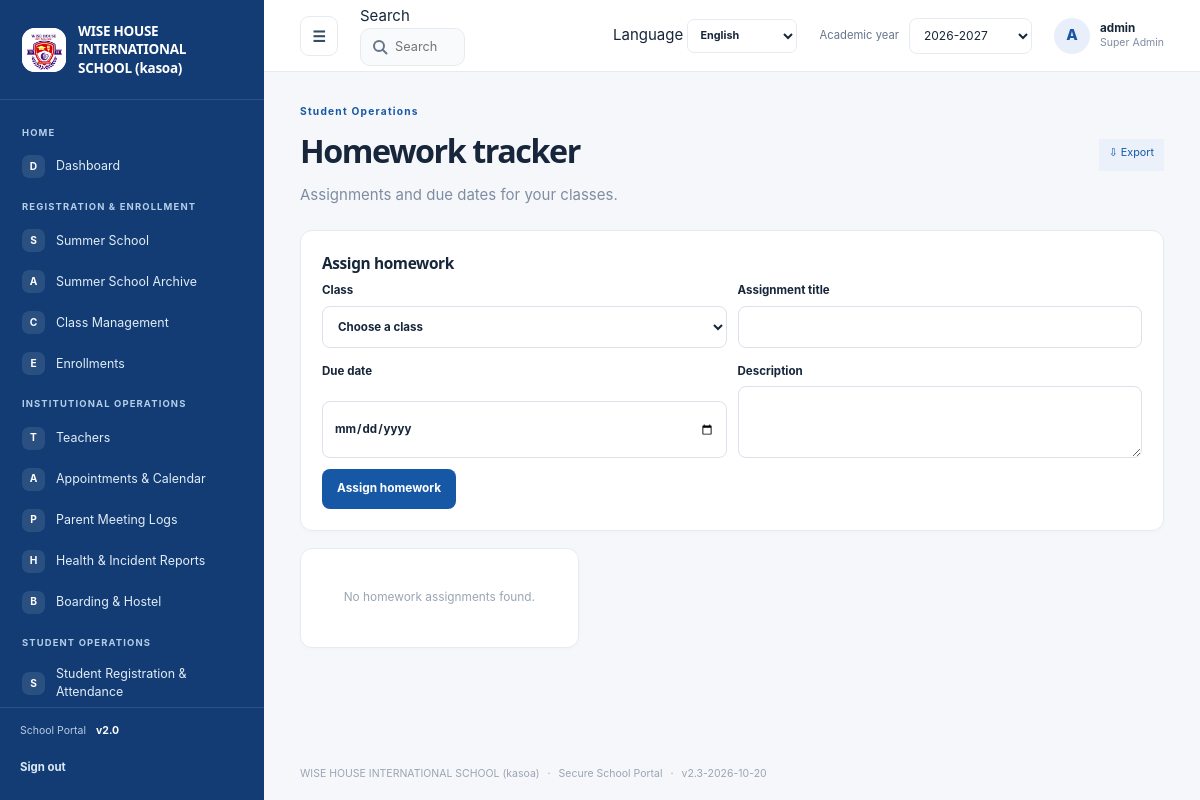
The page /homework (signed in) on the database its author committed.
### tables this page shows
CREATE TABLE settings (
    key TEXT PRIMARY KEY,
    value TEXT NOT NULL
);

CREATE TABLE navigation_items (
    id INTEGER PRIMARY KEY AUTOINCREMENT,
    category TEXT NOT NULL,
    title TEXT NOT NULL,
    icon TEXT NOT NULL DEFAULT 'circle',
    url_endpoint TEXT NOT NULL,
    route_arg TEXT NOT NULL DEFAULT '',
    is_active INTEGER NOT NULL DEFAULT 1 CHECK (is_active IN (0, 1)),
    display_order INTEGER NOT NULL DEFAULT 0
);

CREATE TABLE users (
    id INTEGER PRIMARY KEY AUTOINCREMENT,
    username TEXT NOT NULL UNIQUE,
    password_hash TEXT NOT NULL,
    role TEXT NOT NULL DEFAULT 'manager'
      CHECK (role IN (
        'super_admin', 'admin', 'manager', 'teacher', 'student', 'parent',
        'health_officer', 'boarding_master'
      )),
    email TEXT UNIQUE,
    teacher_id INTEGER REFERENCES teachers(id) ON DELETE CASCADE,
    student_id INTEGER REFERENCES students(id) ON DELETE CASCADE,
    is_active INTEGER NOT NULL DEFAULT 1 CHECK (is_active IN (0, 1))
);

### school_system/views.py (the view, shortened to what this page needs)
@bp.route("/homework", methods=("GET", "POST"))
@roles_required(*STAFF_ROLES, "student", "parent")
def homework():
    _require_module("homework")
    db = get_db()
    user = _current_user()
    teacher = user["role"] == "teacher"
    editable = user["role"] in STAFF_ROLES
    editing_id = request.args.get("edit", type=int)
    editing = None
    query = (
        "SELECT h.id,h.title,h.description,h.due_date,c.name AS course_name FROM homework h "
        "JOIN courses c ON c.id=h.course_id"
    )
    courses_query = "SELECT id,name FROM courses ORDER BY name"
    if teacher:
        query += " WHERE c.id IN (SELECT course_id FROM course_teachers WHERE teacher_id=?)"
        params = (user["teacher_id"],)
        courses = db.execute(courses_query.replace(" ORDER BY", " WHERE id IN (SELECT course_id FROM course_teachers WHERE teacher_id=?) ORDER BY"), params).fetchall()
    else:
        params = ()
        courses = db.execute(courses_query).fetchall()
    records = db.execute(query + " ORDER BY h.due_date", params).fetchall()
    return render_template(
        "homework.html", records=records, editable=editable, courses=courses, editing=editing
    )

### school_system/auth.py (called while the page is built)
@bp.before_app_request
def load_logged_in_user():
    user_id = session.get("user_id")
    if user_id is None:
        session.pop("username", None)
        session.pop("role", None)
        return
    user = get_db().execute(
        "SELECT id, username, role, is_active FROM users WHERE id = ?", (user_id,)
    ).fetchone()
    if user is None or not user["is_active"]:
        session.clear()
    else:
        session["username"] = user["username"]
        session["role"] = user["role"]

def login_required(view):
    @functools.wraps(view)
    def wrapped_view(**kwargs):
        if session.get("user_id") is None:
            return redirect(url_for("auth.login"))
        return view(**kwargs)
    return wrapped_view

def roles_required(*roles):
    def decorator(view):
        @functools.wraps(view)
        @login_required
        def wrapped_view(**kwargs):
            if session.get("role") not in roles:
                abort(403)
            return view(**kwargs)
        return wrapped_view
    return decorator

### school_system/db.py (called while the page is built)
def get_db():
    if "db" not in g:
        g.db = sqlite3.connect(current_app.config["DATABASE"])
        g.db.row_factory = sqlite3.Row
        g.db.execute("PRAGMA foreign_keys = ON")
    return g.db

### school_system/views.py (called while the page is built, shortened)
@bp.app_template_filter("translate")
def translate(text, language="en"):
    if language == "en" or not isinstance(text, str):
        return text

def _module_states(db=None):
    db = db or get_db()
    settings = {
        row["key"]: row["value"]
        for row in db.execute(
            "SELECT key,value FROM settings WHERE key LIKE 'module_%'"
        ).fetchall()
    }
    return {
        name: settings.get("module_" + name, "1" if enabled else "0") == "1"
        for name, enabled in MODULE_DEFAULTS.items()
    }

def _require_module(name):
    if not _module_states().get(name, False):
        abort(404)

def _current_user():
    return get_db().execute(
        "SELECT u.*, t.name AS teacher_name, t.profile_picture AS teacher_picture, "
        "s.name AS student_name, s.profile_picture AS student_picture "
        "FROM users u LEFT JOIN teachers t ON t.id=u.teacher_id "
        "LEFT JOIN students s ON s.id=u.student_id WHERE u.id = ?",
        (session["user_id"],),
    ).fetchone()

### school_system/templates/homework.html (shortened to what this page needs)
{% extends "base.html" %}
{% from "_export_menu.html" import export_menu with context %}
{% block content %}
  <section class="page-title-row"><div><span class="eyebrow">{{ 'Student Operations'|translate(language) }}</span><h1>{{ 'Homework tracker'|translate(language) }}</h1><p class="muted">{{ 'Assignments and due dates for your classes.'|translate(language) }}</p></div>{{ export_menu(url_for('views.export_homework')) }}</section>
  {% if editable %}<section class="portal-card homework-form-card"><h2>{{ ('Edit homework' if editing else 'Assign homework')|translate(language) }}</h2><form method="post" class="homework-form">
    <label>{{ 'Class'|translate(language) }}<select name="course_id" required><option value="">{{ 'Choose a class'|translate(language) }}</option></select></label>
    <label>{{ 'Assignment title'|translate(language) }}<input name="title" required maxlength="160" value="{{ editing.title if editing else '' }}"></label><label>{{ 'Due date'|translate(language) }}<input name="due_date" type="date" required value="{{ editing.due_date if editing else '' }}"></label><label>{{ 'Description'|translate(language) }}<textarea name="description" rows="3">{{ editing.description if editing else '' }}</textarea></label><button type="submit">{{ ('Save changes' if editing else 'Assign homework')|translate(language) }}</button>
  </form></section>{% endif %}
  <section class="homework-grid">{% for record in records %}<article class="portal-card homework-item"><div class="homework-course">{{ record.course_name }}</div><h2>{{ record.title }}</h2><p>{{ record.description or 'No additional instructions.'|translate(language) }}</p><div class="homework-due">{{ 'Due'|translate(language) }} {{ record.due_date }}</div>{% if editable %}<div class="homework-actions"><a href="{{ url_for('views.homework', edit=record.id) }}">{{ 'Edit'|translate(language) }}</a><form method="post" action="{{ url_for('views.delete_homework', homework_id=record.id) }}"><input type="hidden" name="csrf_token" value="{{ csrf_token() }}"><button class="danger-link" type="submit">{{ 'Delete'|translate(language) }}</button></form></div>{% endif %}</article>{% else %}<article class="portal-card card-empty"><p>{{ 'No homework assignments found.'|translate(language) }}</p></article>{% endfor %}</section>
{% endblock %}

### school_system/templates/base.html (shortened to what this page needs)
<!doctype html>
<html lang="{{ language or 'en' }}" dir="{{ 'rtl' if language in ('ar',) else 'ltr' }}">
  <head>
    <link rel="stylesheet" href="{{ url_for('static', filename='style.css') }}">
    <link rel="stylesheet" href="{{ url_for('static', filename='portal.css') }}">
  </head>
  <body class="{% block body_class %}portal-body{% endblock %}">
    {% if session.get('user_id') and not public_page|default(false) %}
      <div class="portal-shell" id="portal-shell">
        <aside class="sidebar" id="sidebar" style="background-color: {{ site_settings.sidebar_color }};">
          <a class="school-brand" href="{{ url_for('views.dashboard') }}">
            <span class="school-logo">
              {% if brand_settings.get('logo_filename') %}
                <img src="{{ url_for('views.uploaded_logo', filename=brand_settings.get('logo_filename')) }}" alt="{{ school_name }} logo">
              {% else %}<span class="logo-mark">W</span>{% endif %}
            </span>
            <span class="school-name">{{ school_name }}</span>
          </a>
          <div class="sidebar-scroll" data-scroll-keep="sidebar" data-scroll-global>
            {% set nav_state = namespace(category=None) %}
            {% for item in nav_items %}
              {% if item.category != nav_state.category %}
                {% if not loop.first %}</section>{% endif %}
                <section class="nav-group"><p class="nav-heading">{{ item.category }}</p>
                {% set nav_state.category = item.category %}
              {% endif %}
              <a class="nav-link {% if request.endpoint == item.url_endpoint and (not item.get('resource') or request.view_args.get('resource') == item.get('resource')) %}active{% endif %}"
                href="{{ url_for(item.url_endpoint, resource=item.resource) if item.get('resource') else url_for(item.url_endpoint, module=item.module) if item.get('module') else url_for(item.url_endpoint) }}">
                <span class="nav-icon" aria-hidden="true">{{ item.icon[:1]|upper }}</span><span>{{ item.title }}</span>
              </a>
            {% endfor %}
            {% if nav_items %}</section>{% endif %}
          </div>
          <div class="sidebar-footer">
            <span class="sidebar-version">School Portal <b>v2.0</b></span>
            <form action="{{ url_for('auth.logout') }}" method="post">
              <button class="sidebar-logout" type="submit">{{ 'Sign out'|translate(language) }}</button>
            </form>
          </div>
        </aside>
        <div class="portal-main">
          <header class="topbar">
            <button class="icon-button menu-toggle" id="menu-toggle" type="button" aria-label="Toggle navigation" aria-expanded="true">☰</button>
            {% include "_global_search.html" %}
            <form class="language-select" method="post" action="{{ url_for('views.change_language') }}">
              <label for="portal-language" class="sr-only">Language</label>
              <select id="portal-language" name="language" aria-label="Language" onchange="this.form.submit()">
                {% for code, label in languages.items() %}
                  <option value="{{ code }}" {% if language == code %}selected{% endif %}>{{ label }}</option>
                {% endfor %}
              </select>
            </form>
            <form class="year-select" method="get" action="{{ url_for('views.dashboard') }}">
              <label for="academic-year">{{ 'Academic year'|translate(language) }}</label>
              <select id="academic-year" name="year" onchange="this.form.submit()">
                {% set year = request.args.get('year', academic_year) %}
                {% for option in academic_year_options %}
                  <option value="{{ option }}" {% if year == option %}selected{% endif %}>{{ option }}</option>
                {% endfor %}
              </select>
            </form>
            <a class="profile-chip" href="{{ url_for('views.profile') }}" aria-label="User profile">
              <span class="avatar">{{ session.get('username', 'U')[:1]|upper }}</span>
              <span class="profile-copy"><b>{{ session.get('username') }}</b><small>{{ role_label }}</small></span>
            </a>
          </header>
          <main class="page-content">
            {% block content %}{% endblock %}
          </main>
          <footer class="page-footer">{{ school_name }} <span>·</span> Secure School Portal <span>·</span> v{{ app_version }}</footer>
        </div>
      </div>
    {% else %}
      {% for category, message in get_flashed_messages(with_categories=true) %}
        <p class="flash {{ category }} login-flash" role="status">{{ message|translate(language) }}</p>
      {% endfor %}
      {% block public_content %}{% endblock %}
    {% endif %}
  </body>
</html>

### school_system/templates/_export_menu.html (shortened to what this page needs)
{% macro export_menu(url, label=None) %}
  <details class="export-menu">
    <summary class="button-small secondary-button">⇩ {{ (label or 'Export')|translate(language) }}</summary>
  </details>
{% endmacro %}

### school_system/templates/_global_search.html (shortened to what this page needs)
<div class="global-search" role="search">
  <label for="global-search-input" class="sr-only">{{ 'Search'|translate(language) }}</label>
  <input id="global-search-input" type="search" autocomplete="off" maxlength="60"
    placeholder="{{ 'Search students, teachers, pages…'|translate(language) }}" aria-controls="gs-panel" aria-expanded="false">
</div>

### school_system/static/portal.css (style rules this page uses)
.sidebar-logout { width:100%;min-height:34px;justify-content:flex-start;margin-top:12px;padding:6px 0;background:transparent;color:#dce9f7;font-size:.76rem }
.language-select select { min-height:34px;padding:5px 8px;border:1px solid var(--line);border-radius:7px;background:#fff;color:var(--ink);font-size:.72rem;font-weight:700 }
.secondary-button { min-height:32px;padding:6px 10px;background:#eaf1fa;color:var(--primary);font-size:.72rem }

### school_system/templates/_global_search.html (style rules this page uses)
.global-search { position:relative;flex:1;min-width:0;max-width:460px }
.global-search input { width:100%;min-height:38px;padding:7px 12px 7px 34px;border:1px solid var(--line,#e4e7ec);border-radius:10px;font:inherit;font-size:.85rem;color:var(--ink,#101828) }

### school_system/templates/_export_menu.html (style rules this page uses)
.export-menu { position:relative;display:inline-block }
.export-menu summary { list-style:none;cursor:pointer }

### rows shown on the page
settings: value (picture)
settings: value "WISE HOUSE INTERNATIONAL SCHOOL (kasoa)"
navigation_items: category "HOME", icon "D", title "Dashboard"
navigation_items: category "REGISTRATION & ENROLLMENT", icon "S", title "Summer School"
navigation_items: icon "A", title "Summer School Archive"
navigation_items: icon "C", title "Class Management"
navigation_items: icon "E", title "Enrollments"
navigation_items: category "INSTITUTIONAL OPERATIONS", icon "T", title "Teachers"
navigation_items: icon "A", title "Appointments & Calendar"
navigation_items: icon "P", title "Parent Meeting Logs"
navigation_items: icon "H", title "Health & Incident Reports"
navigation_items: icon "B", title "Boarding & Hostel"
navigation_items: category "STUDENT OPERATIONS", icon "S", title "Student Registration & Attendance"
settings: value "Sign out", value "Search", value "Search students, teachers, pages…", language "English", value "Academic year", value "Student Operations", value "Homework tracker", value "Assignments and due dates for your classes.", value "Export", value "Assign homework", value "Class", course_id "Choose a class", value "Assignment title", value "Due date", value "Description", value "No homework assignments found."
settings: year "2026-2027"
users: username "A", get "admin"

### other values the page prints
{{ role_label }} "Super Admin"
{{ app_version }} "2.3-2026-10-20"
